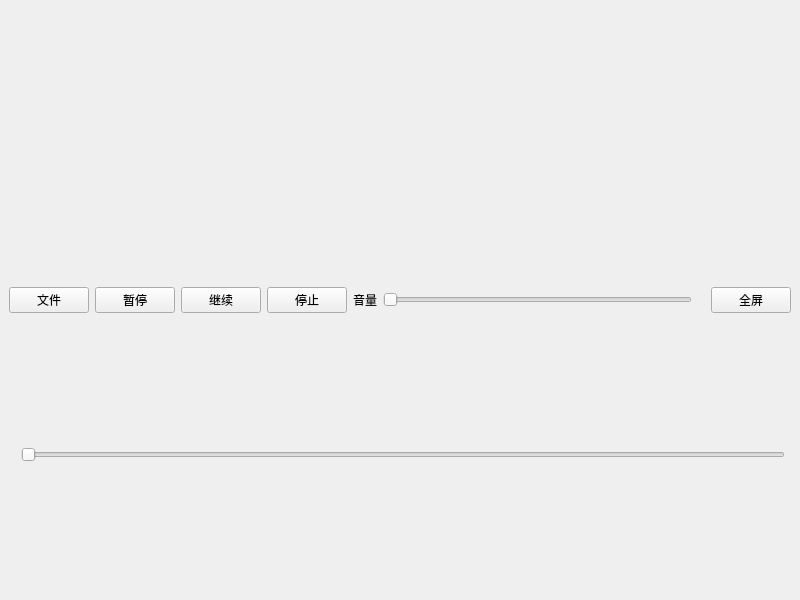
<?xml version="1.0" encoding="UTF-8"?>
<ui version="4.0">
 <class>MainWindow</class>
 <widget class="QMainWindow" name="MainWindow">
  <property name="geometry">
   <rect>
    <x>0</x>
    <y>0</y>
    <width>800</width>
    <height>600</height>
   </rect>
  </property>
  <property name="windowTitle">
   <string>MainWindow</string>
  </property>
  <widget class="QWidget" name="centralwidget">
   <layout class="QVBoxLayout" name="verticalLayout_2">
    <item>
     <layout class="QVBoxLayout" name="vmain">
      <item>
       <widget class="videoview" name="videoW" native="true"/>
      </item>
      <item>
       <layout class="QHBoxLayout" name="HLayout2">
        <item>
         <widget class="QPushButton" name="openBtn">
          <property name="text">
           <string>文件</string>
          </property>
         </widget>
        </item>
        <item>
         <widget class="QPushButton" name="pauseBtn">
          <property name="text">
           <string>暂停</string>
          </property>
         </widget>
        </item>
        <item>
         <widget class="QPushButton" name="conBtn">
          <property name="text">
           <string>继续</string>
          </property>
         </widget>
        </item>
        <item>
         <widget class="QPushButton" name="stopBtn">
          <property name="text">
           <string>停止</string>
          </property>
         </widget>
        </item>
        <item>
         <widget class="QLabel" name="label">
          <property name="text">
           <string>音量</string>
          </property>
         </widget>
        </item>
        <item>
         <widget class="QSlider" name="soundSlider">
          <property name="orientation">
           <enum>Qt::Orientation::Horizontal</enum>
          </property>
         </widget>
        </item>
        <item>
         <widget class="QLabel" name="soundLab">
          <property name="text">
           <string/>
          </property>
         </widget>
        </item>
        <item>
         <widget class="QPushButton" name="allShowBtn">
          <property name="text">
           <string>全屏</string>
          </property>
         </widget>
        </item>
       </layout>
      </item>
      <item>
       <layout class="QHBoxLayout" name="HLayout1">
        <item>
         <widget class="QLabel" name="fileNameLab">
          <property name="text">
           <string>&lt;html&gt;&lt;head/&gt;&lt;body&gt;&lt;p&gt;&lt;br/&gt;&lt;/p&gt;&lt;/body&gt;&lt;/html&gt;</string>
          </property>
         </widget>
        </item>
        <item>
         <widget class="QLabel" name="startTimeLab">
          <property name="text">
           <string>&lt;html&gt;&lt;head/&gt;&lt;body&gt;&lt;p&gt;&lt;br/&gt;&lt;/p&gt;&lt;/body&gt;&lt;/html&gt;</string>
          </property>
         </widget>
        </item>
        <item>
         <widget class="QSlider" name="timeSlider">
          <property name="orientation">
           <enum>Qt::Orientation::Horizontal</enum>
          </property>
         </widget>
        </item>
        <item>
         <widget class="QLabel" name="timeEndLab">
          <property name="text">
           <string>&lt;html&gt;&lt;head/&gt;&lt;body&gt;&lt;p&gt;&lt;br/&gt;&lt;/p&gt;&lt;/body&gt;&lt;/html&gt;</string>
          </property>
         </widget>
        </item>
       </layout>
      </item>
     </layout>
    </item>
   </layout>
  </widget>
 </widget>
 <customwidgets>
  <customwidget>
   <class>videoview</class>
   <extends>QWidget</extends>
   <header location="global">videoview.h</header>
   <container>1</container>
  </customwidget>
 </customwidgets>
 <resources/>
 <connections/>
</ui>
